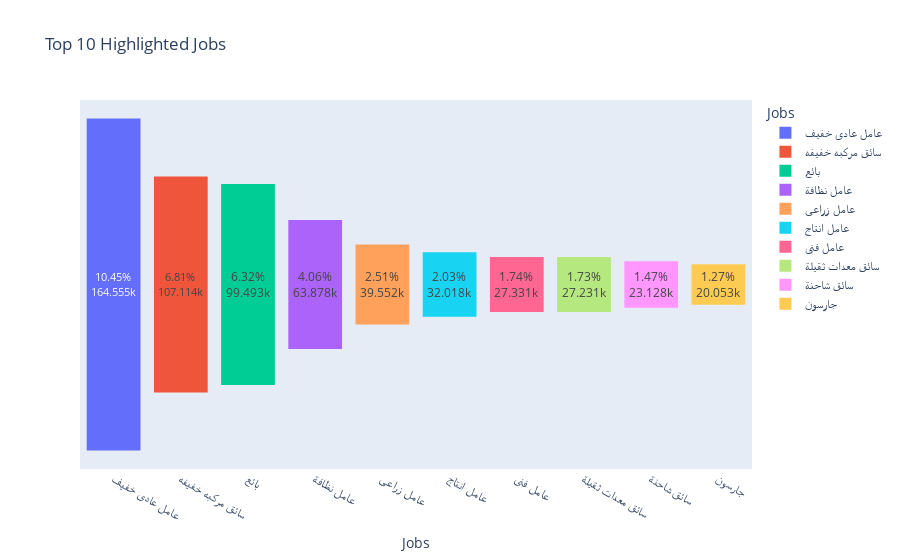

Notebook cell for this chart:
### Code cell
#hide_input
fig = px.funnel(insight3, x='Jobs', y='Total',color="Jobs",text="Percentage", title = "Top 10 Highlighted Jobs")
fig.show()

### Figure 1 — Plotly figure (JSON) as saved in the notebook; plotly's stock layout.template omitted (floating-point values rounded to 4 significant figures)
{"data": [{"hovertemplate": "Jobs=%{x}<br>Total=%{y}<br>Percentage=%{text}<extra></extra>", "legendgroup": "عامل عادى خفيف", "marker": {"color": "#636efa"}, "name": "عامل عادى خفيف", "orientation": "v", "showlegend": true, "text": ["10.45%"], "type": "funnel", "x": ["عامل عادى خفيف"], "xaxis": "x", "y": [164555], "yaxis": "y"}, {"hovertemplate": "Jobs=%{x}<br>Total=%{y}<br>Percentage=%{text}<extra></extra>", "legendgroup": "سائق مركبه خفيفه", "marker": {"color": "#EF553B"}, "name": "سائق مركبه خفيفه", "orientation": "v", "showlegend": true, "text": ["6.81%"], "type": "funnel", "x": ["سائق مركبه خفيفه"], "xaxis": "x", "y": [107114], "yaxis": "y"}, {"hovertemplate": "Jobs=%{x}<br>Total=%{y}<br>Percentage=%{text}<extra></extra>", "legendgroup": "بائع", "marker": {"color": "#00cc96"}, "name": "بائع", "orientation": "v", "showlegend": true, "text": ["6.32%"], "type": "funnel", "x": ["بائع"], "xaxis": "x", "y": [99493], "yaxis": "y"}, {"hovertemplate": "Jobs=%{x}<br>Total=%{y}<br>Percentage=%{text}<extra></extra>", "legendgroup": "عامل نظافة", "marker": {"color": "#ab63fa"}, "name": "عامل نظافة", "orientation": "v", "showlegend": true, "text": ["4.06%"], "type": "funnel", "x": ["عامل نظافة"], "xaxis": "x", "y": [63878], "yaxis": "y"}, {"hovertemplate": "Jobs=%{x}<br>Total=%{y}<br>Percentage=%{text}<extra></extra>", "legendgroup": "عامل زراعى", "marker": {"color": "#FFA15A"}, "name": "عامل زراعى", "orientation": "v", "showlegend": true, "text": ["2.51%"], "type": "funnel", "x": ["عامل زراعى"], "xaxis": "x", "y": [39552], "yaxis": "y"}, {"hovertemplate": "Jobs=%{x}<br>Total=%{y}<br>Percentage=%{text}<extra></extra>", "legendgroup": "عامل انتاج", "marker": {"color": "#19d3f3"}, "name": "عامل انتاج", "orientation": "v", "showlegend": true, "text": ["2.03%"], "type": "funnel", "x": ["عامل انتاج"], "xaxis": "x", "y": [32018], "yaxis": "y"}, {"hovertemplate": "Jobs=%{x}<br>Total=%{y}<br>Percentage=%{text}<extra></extra>", "legendgroup": "عامل فنى", "marker": {"color": "#FF6692"}, "name": "عامل فنى", "orientation": "v", "showlegend": true, "text": ["1.74%"], "type": "funnel", "x": ["عامل فنى"], "xaxis": "x", "y": [27331], "yaxis": "y"}, {"hovertemplate": "Jobs=%{x}<br>Total=%{y}<br>Percentage=%{text}<extra></extra>", "legendgroup": "سائق معدات ثقيلة", "marker": {"color": "#B6E880"}, "name": "سائق معدات ثقيلة", "orientation": "v", "showlegend": true, "text": ["1.73%"], "type": "funnel", "x": ["سائق معدات ثقيلة"], "xaxis": "x", "y": [27231], "yaxis": "y"}, {"hovertemplate": "Jobs=%{x}<br>Total=%{y}<br>Percentage=%{text}<extra></extra>", "legendgroup": "سائق شاحنة", "marker": {"color": "#FF97FF"}, "name": "سائق شاحنة", "orientation": "v", "showlegend": true, "text": ["1.47%"], "type": "funnel", "x": ["سائق شاحنة"], "xaxis": "x", "y": [23128], "yaxis": "y"}, {"hovertemplate": "Jobs=%{x}<br>Total=%{y}<br>Percentage=%{text}<extra></extra>", "legendgroup": "جارسون", "marker": {"color": "#FECB52"}, "name": "جارسون", "orientation": "v", "showlegend": true, "text": ["1.27%"], "type": "funnel", "x": ["جارسون"], "xaxis": "x", "y": [20053], "yaxis": "y"}], "layout": {"legend": {"title": {"text": "Jobs"}, "tracegroupgap": 0}, "title": {"text": "Top 10 Highlighted Jobs"}, "xaxis": {"anchor": "y", "categoryarray": ["عامل عادى خفيف", "سائق مركبه خفيفه", "بائع", "عامل نظافة", "عامل زراعى", "عامل انتاج", "عامل فنى", "سائق معدات ثقيلة", "سائق شاحنة", "جارسون"], "categoryorder": "array", "domain": [0, 1], "title": {"text": "Jobs"}}, "yaxis": {"anchor": "x", "domain": [0, 1], "title": {"text": "Total"}}}}
